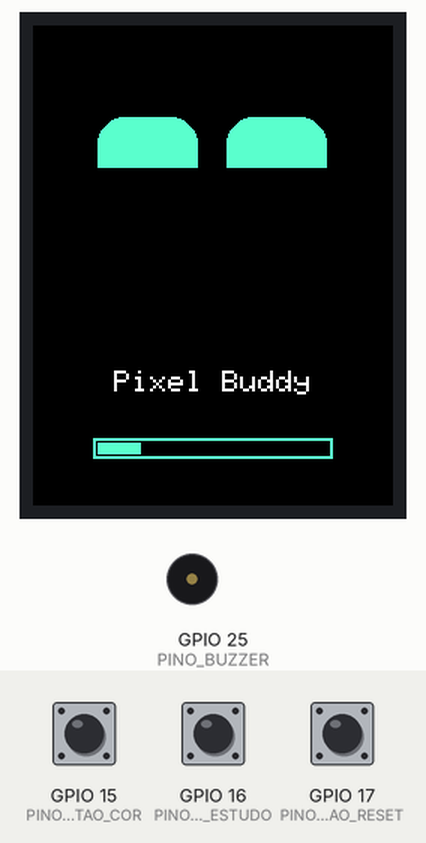
This sketch was run on a simulated ESP32. Parts: 240×320 colour display, buzzer (waves = sounding). The test bench sets the inputs (shaded band); at power-on: GPIO 15 (PINO_BOTAO_COR) HIGH, GPIO 16 (PINO_BOTAO_ESTUDO) HIGH, GPIO 17 (PINO_BOTAO_RESET) HIGH. Random numbers use the default seed unless the sketch sets one; what the sketch prints to the serial monitor is not drawn.

Above: at 1.4 s.
1.5 s: GPIO 15 (PINO_BOTAO_COR) pulled LOW for 0.15 s
At 1.92 s:
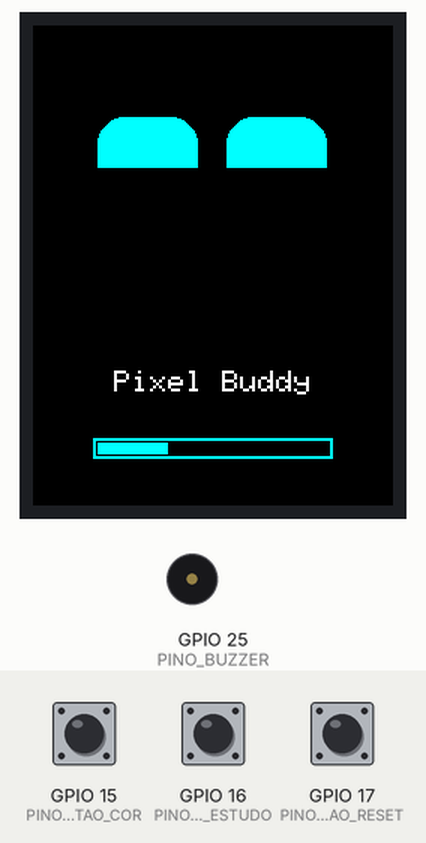
2.2 s: GPIO 16 (PINO_BOTAO_ESTUDO) pulled LOW for 0.15 s
At 2.55 s:
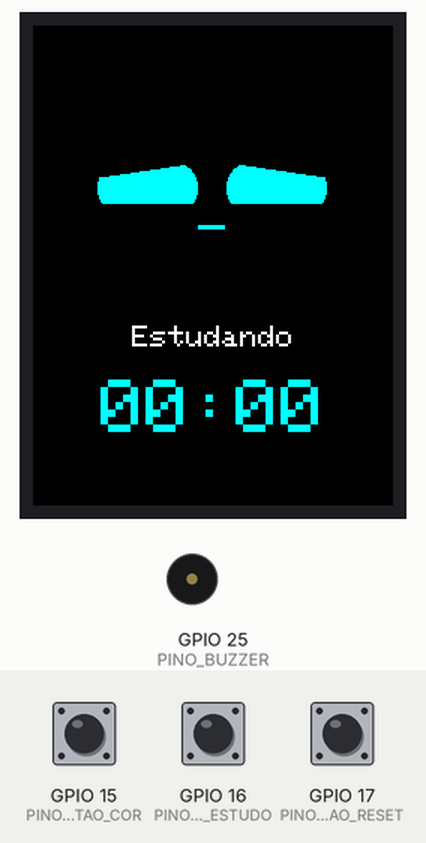
2.9 s: GPIO 17 (PINO_BOTAO_RESET) pulled LOW for 0.15 s
At 3.45 s:
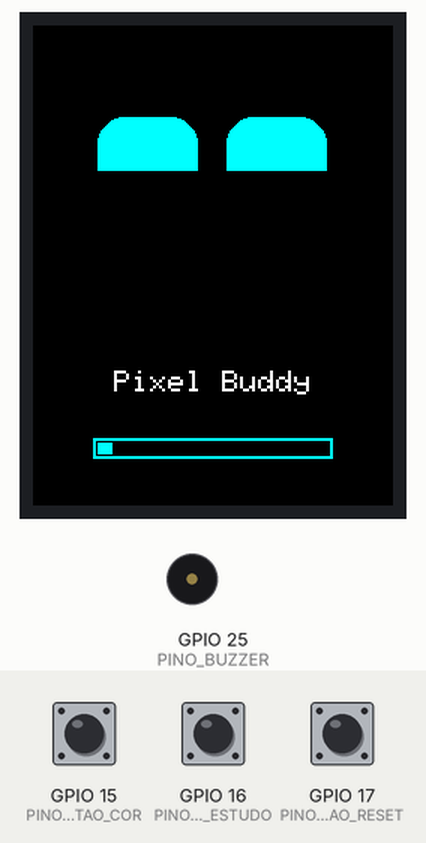
3.6 s: GPIO 15 (PINO_BOTAO_COR) pulled LOW for 1 s
At 4.08 s:
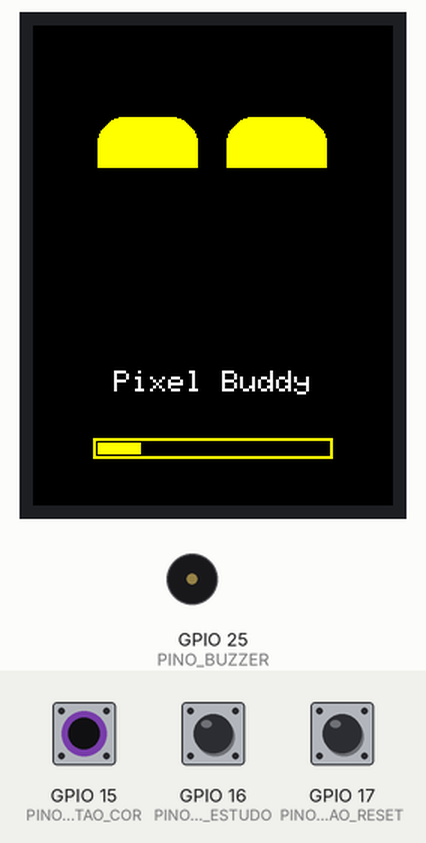
5.2 s: GPIO 16 (PINO_BOTAO_ESTUDO) pulled LOW for 1 s
At 7.1 s:
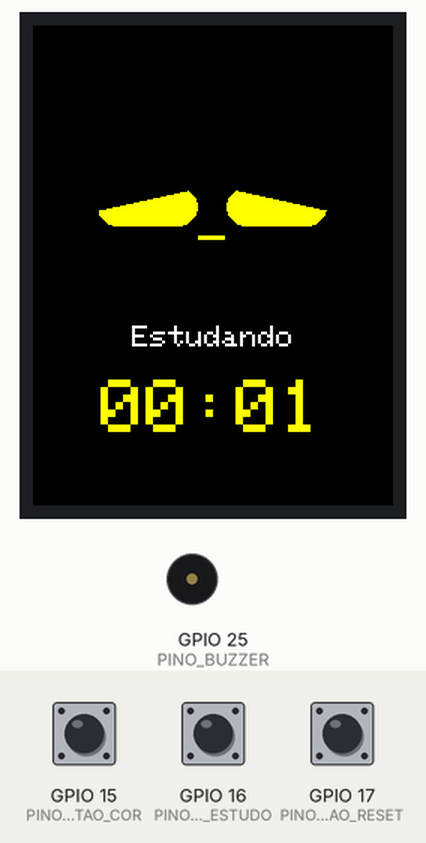
7.8 s: GPIO 16 (PINO_BOTAO_ESTUDO) pulled LOW for 0.15 s
At 10.7 s:
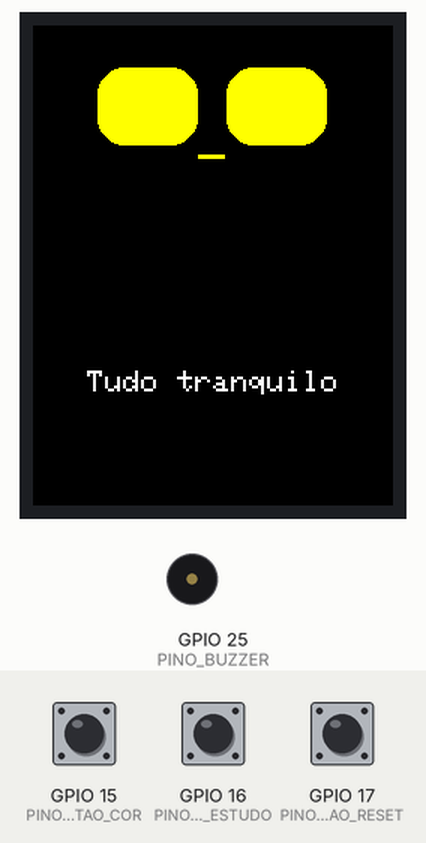
Timing chart, 0 to 29.7 s (numbered marks = the images above; inputs shaded):
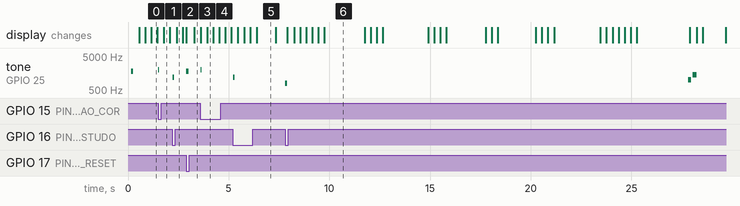

The sketch:

sketch.ino
```cpp
/*
  Pixel Buddy — olhos estilo Neo (versão fluida p/ Wokwi)
  ========================================================
  Hardware: ESP32 + ILI9341 240x320 + 3 botões + buzzer

  Otimizado para Wokwi:
  - redesenho ~20 fps (50 ms)
  - menos formas por frame
  - animações reduzidas (pisca + olhar ocasional)
  - bug de offset de posição corrigido

  Botões (Wokwi: teclas 1 / 2 / 3):
  - COR    GPIO15  cicla a cor
  - RESET  GPIO17  reinicia
  - ESTUDO GPIO16  cronômetro
*/

#include <SPI.h>
#include <Adafruit_GFX.h>
#include <Adafruit_ILI9341.h>

#define TFT_CS   5
#define TFT_DC   2
#define TFT_RST  4

#define PINO_BOTAO_COR    15
#define PINO_BOTAO_RESET  17
#define PINO_BOTAO_ESTUDO 16
#define PINO_BUZZER       25

Adafruit_ILI9341 tft = Adafruit_ILI9341(TFT_CS, TFT_DC, TFT_RST);

#define TELA_LARGURA 240
#define TELA_ALTURA  320

const uint16_t PALETA_CORES[] = {
  0x5FF9,          // Menta (Neo)
  ILI9341_CYAN,
  ILI9341_YELLOW,
  ILI9341_MAGENTA,
  ILI9341_GREEN,
  0xFC00,          // Laranja
  ILI9341_BLUE,
  ILI9341_WHITE,
};
const int TOTAL_CORES = sizeof(PALETA_CORES) / sizeof(PALETA_CORES[0]);
int indiceCorAtual = 0;

#define COR_FUNDO ILI9341_BLACK
#define COR_TEXTO ILI9341_WHITE

enum EstadoTela { TELA_LOGO, TELA_TRANQUILO, TELA_AVISO };
EstadoTela estadoAtual = TELA_LOGO;

enum Expressao { FELIZ, SONOLENTO, SURPRESO, ANIMADO, NEUTRO, BRAVO };
Expressao expressaoAtual = NEUTRO;

int indiceLembreteAtual = 0;
const char* NOMES_LEMBRETE[] = { "Hora de beber agua!", "Descanse a vista", "Hora de se alongar!" };
Expressao EXPRESSOES_LEMBRETE[] = { SURPRESO, SONOLENTO, ANIMADO };

unsigned long tempoInicioEstado = 0;
const unsigned long TEMPO_INICIAL_MS = 5000;
const unsigned long TEMPO_TROCA_MS   = 20000;

bool estudando = false;
unsigned long inicioEstudoMs = 0;
int ultimoSegundoMostrado = -1;

volatile bool flagCor = false;
volatile bool flagReset = false;
volatile bool flagEstudo = false;
unsigned long ultimaInterrupcaoCor = 0;
unsigned long ultimaInterrupcaoReset = 0;
unsigned long ultimaInterrupcaoEstudo = 0;
const unsigned long DEBOUNCE_ISR_MS = 250;

bool alertaAtivo = false;
unsigned long alertaInicioMs = 0;
int alertaFase = 0;

int ultimoTextoId = -1;

// ------------------------------------------------------------
// Motor dos olhos (coordenadas lógicas 128x64 → escala 15/8)
// ------------------------------------------------------------
#define LOG_W 128
#define LOG_H 64
#define FACE_Y 28

const int EYE_W = 36;
const int EYE_H = 28;
const int EYE_R = 10;
const int EYE_SPACE = 10;

// estado atual (desenhado)
int lX, lY, lW, lH;
int rX, rY, rW, rH;
// alvo
int lXN, lYN, lWN, lHN;
int rXN, rYN, rWN, rHN;

bool idleOn = true;
bool autoBlink = true;
unsigned long blinkAt = 0;
unsigned long idleAt = 0;
unsigned long fpsTimer = 0;

// lids (simplificados: 0 = aberto, >0 = cobertura)
int lidTired = 0, lidTiredN = 0;
int lidHappy = 0, lidHappyN = 0;

inline int lerpI(int a, int b) {
  // aproximação lenta → menos frames intermediários, mais estável no Wokwi
  if (a == b) return a;
  int d = b - a;
  if (d > 0) return a + max(1, d / 3);
  return a + min(-1, d / 3);
}

inline int mx(int x) { return (x * 15) / 8; }
inline int my(int y) { return FACE_Y + (y * 15) / 8; }
inline int ms(int v) { return max(1, (v * 15) / 8); }

int maxX() { return LOG_W - EYE_W * 2 - EYE_SPACE; }
int maxY() { return LOG_H - EYE_H; }

void setLook(int dir) {
  int mx_ = maxX();
  int my_ = maxY();
  int x = mx_ / 2;
  int y = my_ / 2;
  switch (dir) {
    case 1: x = mx_ / 2; y = 0;      break; // N
    case 2: x = mx_;     y = 0;      break; // NE
    case 3: x = mx_;     y = my_/2;  break; // E
    case 4: x = mx_;     y = my_;    break; // SE
    case 5: x = mx_ / 2; y = my_;    break; // S
    case 6: x = 0;       y = my_;    break; // SW
    case 7: x = 0;       y = my_/2;  break; // W
    case 8: x = 0;       y = 0;      break; // NW
    default: break;                          // centro
  }
  lXN = x;
  lYN = y;
}

void setMoodEyes(Expressao ex) {
  expressaoAtual = ex;
  if (ex == SURPRESO) {
    lHN = 42; rHN = 42;
    lWN = 30; rWN = 30;
  } else if (ex == SONOLENTO) {
    lHN = 14; rHN = 14;
    lWN = EYE_W; rWN = EYE_W;
  } else {
    lHN = EYE_H; rHN = EYE_H;
    lWN = EYE_W; rWN = EYE_W;
  }

  if (ex == SONOLENTO) setLook(5);   // olha pra baixo
  else setLook(0);

  lidTiredN = (ex == SONOLENTO) ? 8 : 0;
  lidHappyN = (ex == FELIZ || ex == ANIMADO) ? 10 : 0;
}

void blinkEyes() {
  lHN = 2;
  rHN = 2;
}

void bootEyes(unsigned long agora) {
  lW = rW = EYE_W;
  lH = rH = EYE_H;
  lWN = rWN = EYE_W;
  lHN = rHN = EYE_H;
  lX = lXN = maxX() / 2;
  lY = lYN = maxY() / 2;
  rX = lX + EYE_W + EYE_SPACE;
  rY = lY;
  rXN = rX; rYN = rY;
  lidTired = lidTiredN = 0;
  lidHappy = lidHappyN = 0;
  idleOn = true;
  autoBlink = true;
  blinkAt = agora + 2500;
  idleAt  = agora + 2000;
  expressaoAtual = NEUTRO;
}

void stepEyes(unsigned long agora) {
  // piscar
  if (autoBlink && agora >= blinkAt) {
    blinkEyes();
    blinkAt = agora + 2800 + random(0, 3200);
  }

  // olhar ocasional (bem espaçado)
  if (idleOn && agora >= idleAt && !estudando) {
    // só 5 direções simples + centro
    static const int dirs[] = {0, 3, 7, 1, 5};
    setLook(dirs[random(0, 5)]);
    idleAt = agora + 3500 + random(0, 4000);
  }

  // lerp de tamanho
  lH = lerpI(lH, lHN);
  rH = lerpI(rH, rHN);
  lW = lerpI(lW, lWN);
  rW = lerpI(rW, rWN);

  // depois de fechar o piscar, reabre para o tamanho do mood
  if (lH <= 3) {
    if (expressaoAtual == SURPRESO)     lHN = 42;
    else if (expressaoAtual == SONOLENTO) lHN = 14;
    else                                  lHN = EYE_H;
  }
  if (rH <= 3) {
    if (expressaoAtual == SURPRESO)     rHN = 42;
    else if (expressaoAtual == SONOLENTO) rHN = 14;
    else                                  rHN = EYE_H;
  }

  // posição alvo do olho direito acompanha o esquerdo
  rXN = lXN + lW + EYE_SPACE;
  rYN = lYN;

  lX = lerpI(lX, lXN);
  lY = lerpI(lY, lYN);
  rX = lerpI(rX, rXN);
  rY = lerpI(rY, rYN);

  // lids
  lidTired = lerpI(lidTired, lidTiredN);
  lidHappy = lerpI(lidHappy, lidHappyN);
}

void desenharOlhos(uint16_t cor) {
  // limpa só a faixa dos olhos
  tft.fillRect(0, FACE_Y, TELA_LARGURA, ms(LOG_H) + 4, COR_FUNDO);

  // posição de desenho: centraliza verticalmente dentro do espaço do olho
  int dlY = lY + (EYE_H - lH) / 2;
  int drY = rY + (EYE_H - rH) / 2;

  // olhos
  int rrL = min(EYE_R, min(lW, lH) / 2);
  int rrR = min(EYE_R, min(rW, rH) / 2);
  tft.fillRoundRect(mx(lX), my(dlY), ms(lW), ms(lH), ms(rrL), cor);
  tft.fillRoundRect(mx(rX), my(drY), ms(rW), ms(rH), ms(rrR), cor);

  // pálpebra cansada (triângulo simples no topo)
  if (lidTired > 2) {
    tft.fillTriangle(
      mx(lX), my(dlY),
      mx(lX + lW), my(dlY),
      mx(lX), my(dlY + lidTired),
      COR_FUNDO);
    tft.fillTriangle(
      mx(rX), my(drY),
      mx(rX + rW), my(drY),
      mx(rX + rW), my(drY + lidTired),
      COR_FUNDO);
  }

  // sorriso (corta a parte de baixo)
  if (lidHappy > 2) {
    tft.fillRect(mx(lX - 1), my(dlY + lH - lidHappy), ms(lW + 2), ms(lidHappy + 2), COR_FUNDO);
    tft.fillRect(mx(rX - 1), my(drY + rH - lidHappy), ms(rW + 2), ms(lidHappy + 2), COR_FUNDO);
  }

  // boca simples (só quando olhos abertos e não feliz/animado)
  bool fechado = (lH < 5 && rH < 5);
  if (!fechado && expressaoAtual != FELIZ && expressaoAtual != ANIMADO) {
    int minBottom = max(dlY + lH, drY + rH);
    int midX = (lX + lW + rX) / 2;
    if (expressaoAtual == SURPRESO) {
      tft.fillCircle(mx(midX), my(minBottom + 6), ms(4), cor);
    } else {
      // linha reta simples (muito mais barata que roundRect)
      tft.fillRect(mx(midX - 5), my(minBottom + 3), ms(10), ms(2), cor);
    }
  }
}

// ------------------------------------------------------------
// ISRs
// ------------------------------------------------------------
void IRAM_ATTR isrBotaoCor() {
  unsigned long agora = millis();
  if (agora - ultimaInterrupcaoCor > DEBOUNCE_ISR_MS) {
    flagCor = true;
    ultimaInterrupcaoCor = agora;
  }
}
void IRAM_ATTR isrBotaoReset() {
  unsigned long agora = millis();
  if (agora - ultimaInterrupcaoReset > DEBOUNCE_ISR_MS) {
    flagReset = true;
    ultimaInterrupcaoReset = agora;
  }
}
void IRAM_ATTR isrBotaoEstudo() {
  unsigned long agora = millis();
  if (agora - ultimaInterrupcaoEstudo > DEBOUNCE_ISR_MS) {
    flagEstudo = true;
    ultimaInterrupcaoEstudo = agora;
  }
}

void executarReset();
void alternarModoEstudo(unsigned long agora);
void tocarAlerta();

void setup() {
  Serial.begin(115200);
  randomSeed(esp_random());

  pinMode(PINO_BOTAO_COR, INPUT_PULLUP);
  pinMode(PINO_BOTAO_RESET, INPUT_PULLUP);
  pinMode(PINO_BOTAO_ESTUDO, INPUT_PULLUP);
  pinMode(PINO_BUZZER, OUTPUT);
  digitalWrite(PINO_BUZZER, LOW);

  attachInterrupt(digitalPinToInterrupt(PINO_BOTAO_COR), isrBotaoCor, FALLING);
  attachInterrupt(digitalPinToInterrupt(PINO_BOTAO_RESET), isrBotaoReset, FALLING);
  attachInterrupt(digitalPinToInterrupt(PINO_BOTAO_ESTUDO), isrBotaoEstudo, FALLING);

  tft.begin();
  tft.setRotation(0);

  executarReset();
}

void loop() {
  unsigned long agora = millis();

  if (flagCor) {
    flagCor = false;
    indiceCorAtual = (indiceCorAtual + 1) % TOTAL_CORES;
    tone(PINO_BUZZER, 2000, 40);
    ultimoTextoId = -1;
  }
  if (flagReset) {
    flagReset = false;
    executarReset();
  }
  if (flagEstudo) {
    flagEstudo = false;
    alternarModoEstudo(agora);
  }

  if (alertaAtivo) {
    unsigned long decorrido = agora - alertaInicioMs;
    if (alertaFase == 0 && decorrido >= 200) {
      tone(PINO_BUZZER, 1400, 200);
      alertaFase = 1;
    } else if (alertaFase == 1 && decorrido >= 450) {
      alertaAtivo = false;
    }
  }

  // máquina de estados de tela
  if (!estudando) {
    unsigned long limite = (estadoAtual == TELA_LOGO) ? TEMPO_INICIAL_MS : TEMPO_TROCA_MS;
    if (agora - tempoInicioEstado >= limite) {
      tempoInicioEstado = agora;
      if (estadoAtual == TELA_LOGO) {
        estadoAtual = TELA_TRANQUILO;
        setMoodEyes(NEUTRO);
        idleOn = true;
      } else if (estadoAtual == TELA_TRANQUILO) {
        estadoAtual = TELA_AVISO;
        setMoodEyes(EXPRESSOES_LEMBRETE[indiceLembreteAtual]);
        idleOn = false;
        tocarAlerta();
      } else {
        indiceLembreteAtual = (indiceLembreteAtual + 1) % 3;
        estadoAtual = TELA_TRANQUILO;
        setMoodEyes(NEUTRO);
        idleOn = true;
      }
      ultimoTextoId = -1;
    }
  }

  // ~20 fps — muito mais leve no Wokwi
  if (agora - fpsTimer >= 50) {
    fpsTimer = agora;
    stepEyes(agora);
    uint16_t cor = PALETA_CORES[indiceCorAtual];
    desenharOlhos(cor);

    if (estudando) {
      unsigned long segundosTotais = (agora - inicioEstudoMs) / 1000;
      if ((int)segundosTotais != ultimoSegundoMostrado || ultimoTextoId != 90) {
        ultimoSegundoMostrado = (int)segundosTotais;
        ultimoTextoId = 90;
        tft.fillRect(0, FACE_Y + ms(LOG_H) + 4, TELA_LARGURA,
                     TELA_ALTURA - (FACE_Y + ms(LOG_H) + 4), COR_FUNDO);
        tft.setTextSize(2);
        tft.setTextColor(COR_TEXTO);
        const char* rotulo = "Estudando";
        tft.setCursor((TELA_LARGURA - (int)strlen(rotulo) * 12) / 2, 200);
        tft.print(rotulo);
        char cronometro[6];
        sprintf(cronometro, "%02d:%02d", (int)(segundosTotais / 60), (int)(segundosTotais % 60));
        tft.setTextSize(5);
        tft.setTextColor(cor);
        tft.setCursor((TELA_LARGURA - (int)strlen(cronometro) * 30) / 2, 236);
        tft.print(cronometro);
      }
    } else if (estadoAtual == TELA_LOGO) {
      unsigned long decorrido = agora - tempoInicioEstado;
      if (decorrido > TEMPO_INICIAL_MS) decorrido = TEMPO_INICIAL_MS;
      int percentual = (int)((decorrido * 100) / TEMPO_INICIAL_MS);

      if (ultimoTextoId != 10) {
        ultimoTextoId = 10;
        tft.fillRect(0, FACE_Y + ms(LOG_H) + 4, TELA_LARGURA,
                     TELA_ALTURA - (FACE_Y + ms(LOG_H) + 4), COR_FUNDO);
        tft.setTextSize(2);
        tft.setTextColor(COR_TEXTO);
        const char* t = "Pixel Buddy";
        tft.setCursor((TELA_LARGURA - (int)strlen(t) * 12) / 2, TELA_ALTURA - 90);
        tft.print(t);
        int larguraBarra = 160, alturaBarra = 14;
        int startX = (TELA_LARGURA - larguraBarra) / 2;
        int startY = TELA_ALTURA - 45;
        tft.drawRect(startX, startY, larguraBarra, alturaBarra, cor);
        tft.drawRect(startX + 1, startY + 1, larguraBarra - 2, alturaBarra - 2, cor);
      }
      int larguraBarra = 160, alturaBarra = 14;
      int startX = (TELA_LARGURA - larguraBarra) / 2;
      int startY = TELA_ALTURA - 45;
      int preenchimento = ((larguraBarra - 6) * percentual) / 100;
      if (preenchimento > 0) {
        tft.fillRect(startX + 3, startY + 3, preenchimento, alturaBarra - 6, cor);
      }
    } else {
      int textoId = (estadoAtual == TELA_AVISO) ? (20 + indiceLembreteAtual) : 30;
      if (textoId != ultimoTextoId) {
        ultimoTextoId = textoId;
        tft.fillRect(0, FACE_Y + ms(LOG_H) + 4, TELA_LARGURA,
                     TELA_ALTURA - (FACE_Y + ms(LOG_H) + 4), COR_FUNDO);
        tft.setTextSize(2);
        tft.setTextColor(COR_TEXTO);
        const char* t = (estadoAtual == TELA_AVISO)
                          ? NOMES_LEMBRETE[indiceLembreteAtual]
                          : "Tudo tranquilo";
        int largura = (int)strlen(t) * 12;
        tft.setCursor((TELA_LARGURA - largura) / 2, TELA_ALTURA - 90);
        tft.print(t);
      }
    }
  }
}

void executarReset() {
  tone(PINO_BUZZER, 1800, 100);
  estadoAtual = TELA_LOGO;
  tempoInicioEstado = millis();
  ultimoTextoId = -1;
  alertaAtivo = false;
  estudando = false;
  tft.fillScreen(COR_FUNDO);
  bootEyes(millis());
  setMoodEyes(FELIZ);
  idleOn = false;
}

void alternarModoEstudo(unsigned long agora) {
  estudando = !estudando;
  ultimoTextoId = -1;
  if (estudando) {
    inicioEstudoMs = agora;
    ultimoSegundoMostrado = -1;
    idleOn = false;
    setMoodEyes(SONOLENTO);
    tone(PINO_BUZZER, 1200, 60);
  } else {
    unsigned long segundosTotais = (agora - inicioEstudoMs) / 1000;
    Serial.printf("Modo estudo: encerrado. Tempo total: %lum %lus\n",
                  segundosTotais / 60, segundosTotais % 60);
    tone(PINO_BUZZER, 800, 100);
    estadoAtual = TELA_TRANQUILO;
    tempoInicioEstado = agora;
    setMoodEyes(NEUTRO);
    idleOn = true;
  }
}

void tocarAlerta() {
  alertaAtivo = true;
  alertaInicioMs = millis();
  alertaFase = 0;
  tone(PINO_BUZZER, 1000, 150);
}
```

Measured:
- after the input at 1.5 s, tone on GPIO 25 (PINO_BUZZER): silent → 2000 Hz at once, → silent 0.04 s later
- after the input at 2.2 s, tone on GPIO 25 (PINO_BUZZER): silent → 1200 Hz at once, → silent 0.06 s later
- after the input at 2.9 s, tone on GPIO 25 (PINO_BUZZER): silent → 1800 Hz at once, → silent 0.10 s later
- after the input at 3.6 s, tone on GPIO 25 (PINO_BUZZER): silent → 2000 Hz at once, → silent 0.04 s later
- after the input at 5.2 s, tone on GPIO 25 (PINO_BUZZER): silent → 1200 Hz at once, → silent 0.06 s later
- after the input at 7.8 s, tone on GPIO 25 (PINO_BUZZER): plays 800 Hz for 0.10 s, 1000 Hz for 0.15 s, 1400 Hz for 0.20 s, starting at once
- what the display in image 5 shows lasts 0.9 s, from 6.4 s to 7.3 s
